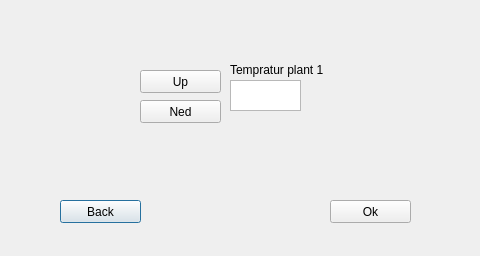
<?xml version="1.0" encoding="UTF-8"?>
<ui version="4.0">
 <class>Dialog_drivhus</class>
 <widget class="QDialog" name="Dialog_drivhus">
  <property name="geometry">
   <rect>
    <x>0</x>
    <y>0</y>
    <width>480</width>
    <height>256</height>
   </rect>
  </property>
  <property name="maximumSize">
   <size>
    <width>480</width>
    <height>256</height>
   </size>
  </property>
  <property name="windowTitle">
   <string>Dialog</string>
  </property>
  <widget class="QPushButton" name="btn_back">
   <property name="geometry">
    <rect>
     <x>60</x>
     <y>200</y>
     <width>81</width>
     <height>23</height>
    </rect>
   </property>
   <property name="text">
    <string>Back</string>
   </property>
  </widget>
  <widget class="QPushButton" name="btn_up">
   <property name="geometry">
    <rect>
     <x>140</x>
     <y>70</y>
     <width>81</width>
     <height>23</height>
    </rect>
   </property>
   <property name="text">
    <string>Up</string>
   </property>
  </widget>
  <widget class="QPushButton" name="btn_ned">
   <property name="geometry">
    <rect>
     <x>140</x>
     <y>100</y>
     <width>81</width>
     <height>23</height>
    </rect>
   </property>
   <property name="text">
    <string>Ned</string>
   </property>
  </widget>
  <widget class="QLabel" name="label">
   <property name="geometry">
    <rect>
     <x>230</x>
     <y>60</y>
     <width>111</width>
     <height>20</height>
    </rect>
   </property>
   <property name="text">
    <string>Tempratur plant 1</string>
   </property>
  </widget>
  <widget class="QTextEdit" name="textEdit">
   <property name="geometry">
    <rect>
     <x>230</x>
     <y>80</y>
     <width>71</width>
     <height>31</height>
    </rect>
   </property>
  </widget>
  <widget class="QPushButton" name="btn_ok">
   <property name="geometry">
    <rect>
     <x>330</x>
     <y>200</y>
     <width>81</width>
     <height>23</height>
    </rect>
   </property>
   <property name="text">
    <string>Ok</string>
   </property>
  </widget>
 </widget>
 <resources/>
 <connections/>
</ui>
